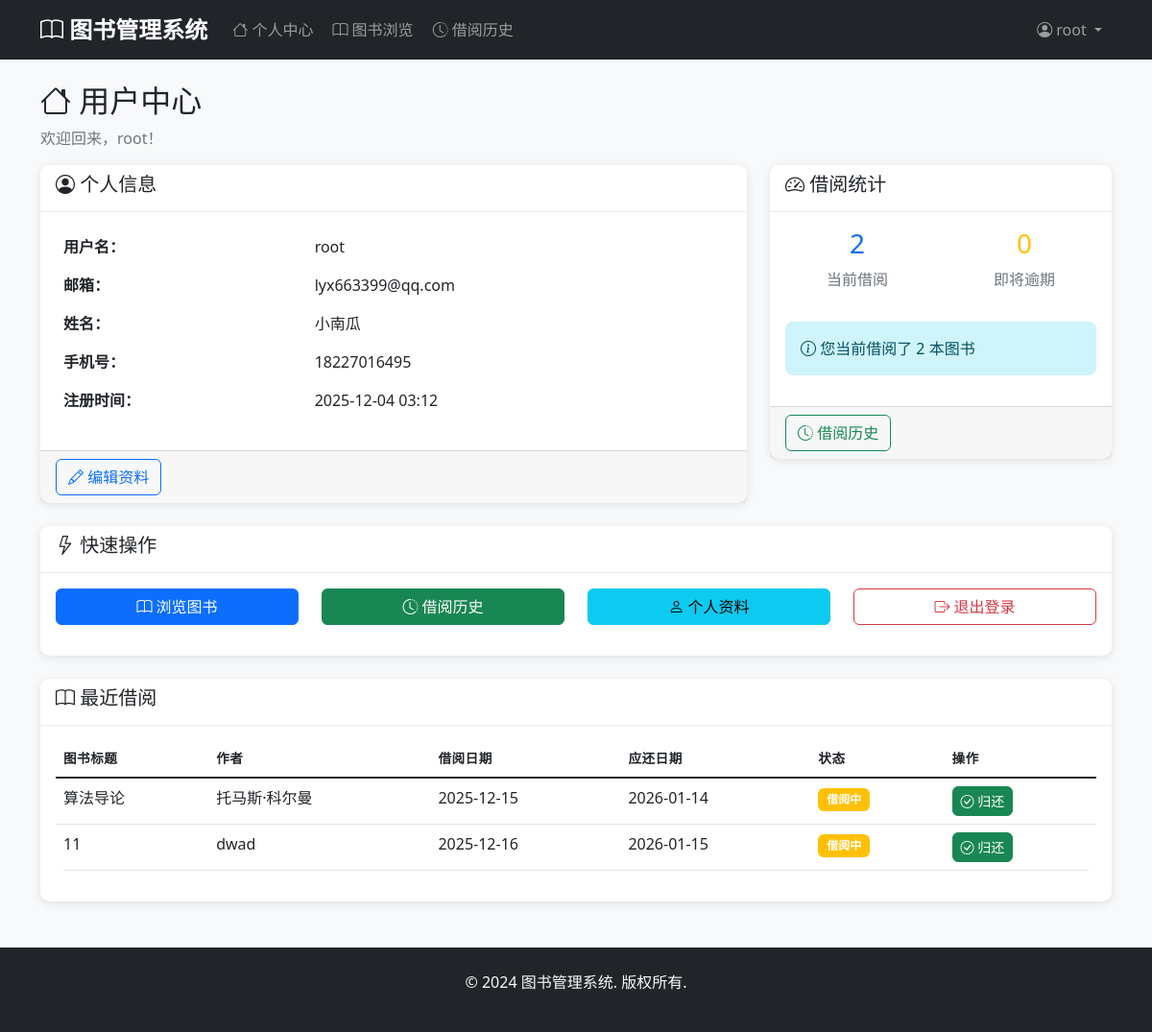
Before: /user/dashboard (signed in) with the older database file.
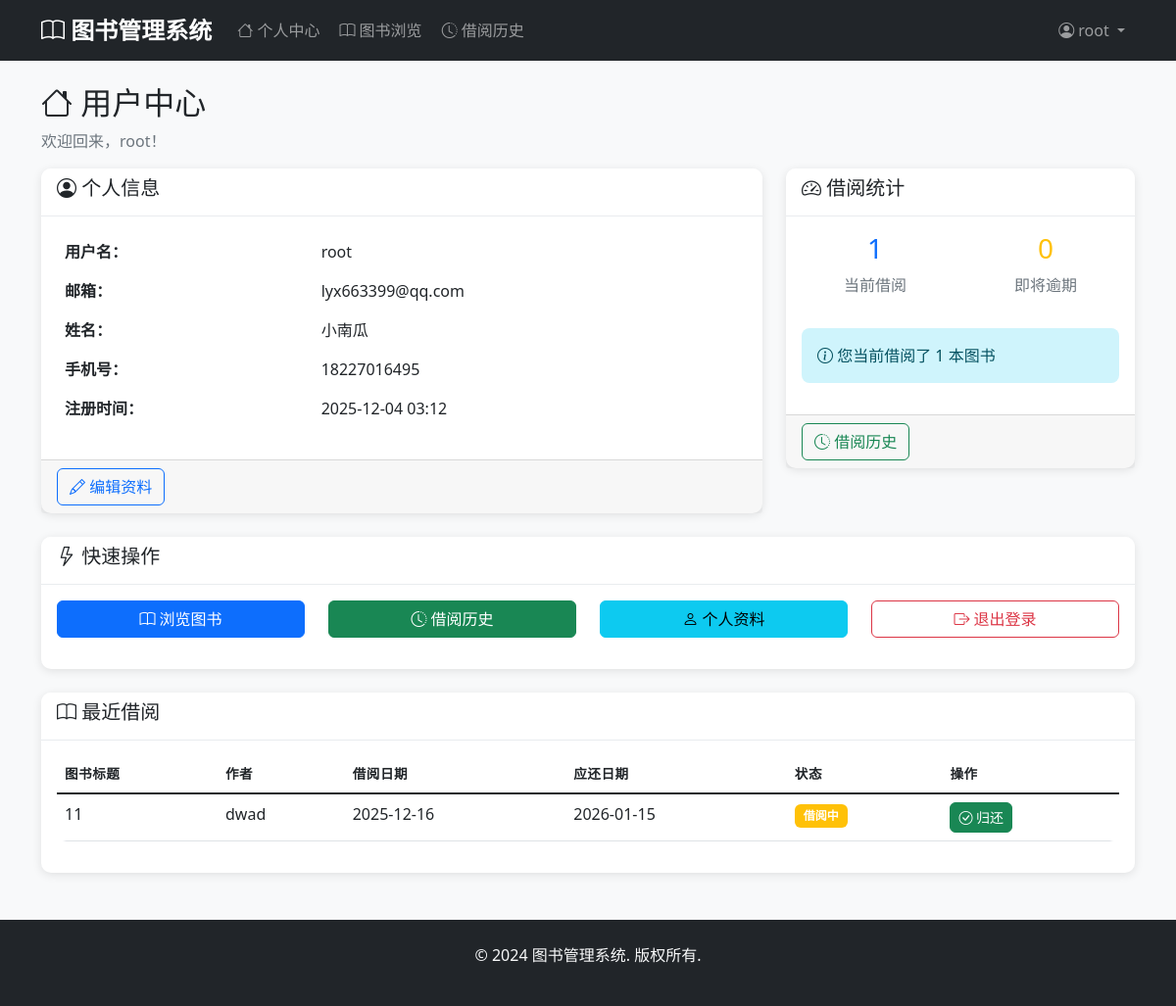
After: the same page with the newer database file.
### models.py (models this page shows, shortened)
class BorrowRecord(db.Model):
    __tablename__ = 'borrow_records'
    id = db.Column(db.Integer, primary_key=True)
    user_id = db.Column(db.Integer, db.ForeignKey('users.id'), nullable=False)
    book_id = db.Column(db.Integer, db.ForeignKey('books.id'), nullable=False)
    borrow_date = db.Column(db.DateTime, default=datetime.utcnow)
    due_date = db.Column(db.DateTime, nullable=False)
    return_date = db.Column(db.DateTime)
    status = db.Column(db.String(20), default='borrowed')  # borrowed, returned, overdue
    created_at = db.Column(db.DateTime, default=datetime.utcnow)
    def is_overdue(self):
        if self.return_date:
            return False
        return datetime.utcnow() > self.due_date

class Book(db.Model):
    __tablename__ = 'books'
    id = db.Column(db.Integer, primary_key=True)
    title = db.Column(db.String(200), nullable=False)
    author = db.Column(db.String(100), nullable=False)
    isbn = db.Column(db.String(20), unique=True, nullable=False)
    publisher = db.Column(db.String(100))
    publication_date = db.Column(db.Date)
    quantity = db.Column(db.Integer, default=1)
    available_quantity = db.Column(db.Integer, default=1)
    description = db.Column(db.Text)
    category_id = db.Column(db.Integer, db.ForeignKey('categories.id'), nullable=False)
    created_at = db.Column(db.DateTime, default=datetime.utcnow)
    updated_at = db.Column(db.DateTime, default=datetime.utcnow, onupdate=datetime.utcnow)
    borrow_records = db.relationship('BorrowRecord', backref='book', lazy=True)

### app.py (the view)
@app.route('/user/dashboard')
@login_required
def user_dashboard():
    if current_user.__class__.__name__ == 'Admin':
        flash('您是管理员，已跳转到管理员页面', 'info')
        return redirect(url_for('admin_dashboard'))
    user_borrows = BorrowRecord.query.filter_by(user_id=current_user.id, status='borrowed').limit(5).all()
    overdue_records = BorrowRecord.query.filter_by(user_id=current_user.id, status='borrowed').filter(BorrowRecord.due_date < datetime.utcnow()).count()
    total_borrows = BorrowRecord.query.filter_by(user_id=current_user.id, status='borrowed').count()
    return render_template('user/dashboard.html',
                         user_borrows=user_borrows,
                         overdue_count=overdue_records,
                         total_borrows=total_borrows)

### app.py (called while the page is built)
@login_manager.user_loader
def load_user(user_id):
    try:
        user_id = int(user_id)
        admin = Admin.query.get(user_id)
        if admin:
            return admin
        user = User.query.get(user_id)
        return user
    except (ValueError, TypeError):
        return None

### templates/user/dashboard.html (shortened to what the changed rows need)
{% extends "base.html" %}
{% block content %}
<div class="row">
    <div class="col-12">
        <h2><i class="bi bi-house"></i> 用户中心</h2>
    </div>
</div>
<div class="row mb-4">
    <div class="col-md-4">
        <div class="card">
            <div class="card-body">
                <div class="row text-center">
                    <div class="col-md-6">
                        <h3 class="text-primary">{{ total_borrows }}</h3>
                        <p class="text-muted">当前借阅</p>
                    </div>
                    <div class="col-md-6">
                    </div>
                </div>
                {% if total_borrows > 0 %}
                <div class="alert alert-info mt-3">
                    <i class="bi bi-info-circle"></i>
                    您当前借阅了 {{ total_borrows }} 本图书
                </div>
                {% endif %}
            </div>
        </div>
    </div>
</div>
{% if user_borrows %}
<div class="row mt-4">
    <div class="col-12">
        <div class="card">
            <div class="card-body">
                <div class="table-responsive">
                    <table class="table table-hover">
                        <thead>
                            <tr>
                                <th>图书标题</th>
                                <th>作者</th>
                                <th>借阅日期</th>
                                <th>应还日期</th>
                                <th>状态</th>
                                <th>操作</th>
                            </tr>
                        </thead>
                        <tbody>
                            {% for record in user_borrows %}
                            <tr>
                                <td>{{ record.book.title }}</td>
                                <td>{{ record.book.author }}</td>
                                <td>{{ record.borrow_date.strftime('%Y-%m-%d') }}</td>
                                <td>{{ record.due_date.strftime('%Y-%m-%d') }}</td>
                                <td>
                                    {% if record.status == 'borrowed' %}
                                        {% if record.is_overdue() %}
                                            <span class="badge bg-danger">已逾期</span>
                                        {% else %}
                                            <span class="badge bg-warning">借阅中</span>
                                        {% endif %}
                                    {% elif record.status == 'returned' %}
                                        <span class="badge bg-success">已归还</span>
                                    {% endif %}
                                </td>
                                <td>
                                    {% if record.status == 'borrowed' %}
                                        <a href="{{ url_for('return_book', record_id=record.id) }}"
                                           class="btn btn-sm btn-success"
                                           onclick="return confirm('确定要归还《{{ record.book.title }}》吗？')">
                                            <i class="bi bi-check-circle"></i> 归还
                                        </a>
                                    {% endif %}
                                </td>
                            </tr>
                            {% endfor %}
                        </tbody>
                    </table>
                </div>
            </div>
        </div>
    </div>
</div>
{% endif %}
{% endblock %}

Changed rows visible on the page:
no longer on this page (row edited): BorrowRecord: book "算法导论", book.author "托马斯·科尔曼", borrow_date "2025-12-15", due_date "2026-01-14", status "借阅中"
Other visible differences:
{{ total_borrows }}: "2" → "1"
